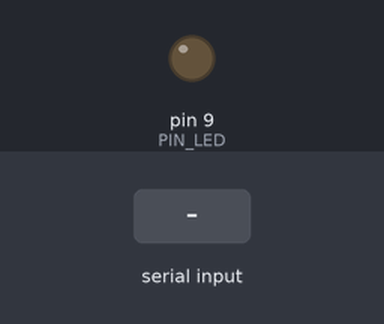
The sketch below on a simulated Arduino Uno, built with avr-gcc and run on an emulated ATmega328P. Shown: output pins drawn as LEDs (lit = HIGH). The inputs (shaded band) are chosen by the test bench. What the sketch prints to the serial monitor is not drawn.

Above: at 1.2 s.
1.3 s: "o" received over Serial
At 2.4 s:
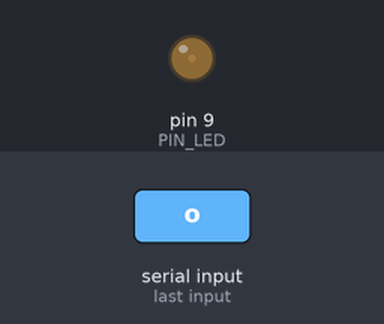
2.8 s: "o" received over Serial
At 3.5 s:
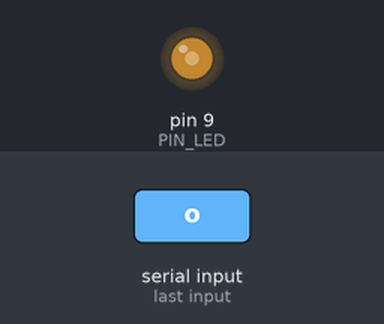
Timing chart, 0 to 5.8 s (numbered marks = the images above; inputs shaded):
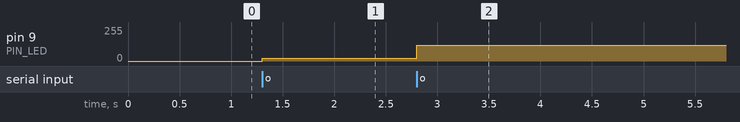

Measured:
- after the input at 1.3 s, pin 9 (PIN_LED): 0/255 → 20/255 at once
- after the input at 2.8 s, pin 9 (PIN_LED): 20/255 → 120/255 at once

The sketch:

moore_light_control.ino
```cpp
enum event{
  ON,
  OFF,
};

typedef enum {
  LIGHT_OFF,
  LIGHT_DIM,
  LIGHT_MEDIUM,
  LIGHT_FULL
}light_state_t;

light_state_t curr_state;


#define PIN_LED 9

#define LIGHT_BRIGHT_DIM   20
#define LIGHT_BRIGHT_MED   120
#define LIGHT_BRIGHT_FULL  255
#define LIGHT_BRIGHT_OFF   0

void light_state_machine(uint8_t event);
void light_change_intensity(uint8_t pin, uint8_t intensity);
void run_entry_action(light_state_t state);

void light_init(void)
{
  curr_state = LIGHT_OFF;
  run_entry_action(LIGHT_OFF);
}
void setup() {
  // put your setup code here, to run once:
  Serial.begin(115200);
  Serial.println("Light control application");
  Serial.println("-------------------------");
  Serial.println("Send 'x' or 'o'");

  light_init();
}

void loop() {
  uint8_t event;
  // put your main code here, to run repeatedly:
  if(Serial.available() > 0){
    event = Serial.read();
    if(event == 'o'){
      light_state_machine(ON);
    }else if(event == 'x'){
      light_state_machine(OFF);
    }
  }

}

void light_state_machine(uint8_t event)
{
  light_state_t prev_state;

  prev_state = curr_state;
  switch(curr_state)
  {
    case LIGHT_OFF:{
      switch(event){
        case ON:{
          curr_state = LIGHT_DIM;
          break;
        }
      }
      break;
    }
    case LIGHT_DIM:{
      switch(event){
        case ON:{
          curr_state = LIGHT_MEDIUM;
          break;
        }
        case OFF:{
          curr_state = LIGHT_OFF;
          break;
        }
      }
      break;
    }
    case LIGHT_MEDIUM:{
      switch(event){
        case ON:{
          curr_state = LIGHT_FULL;
          break;
        }
        case OFF:{
          curr_state = LIGHT_OFF;
          break;
        }
      }
      break;
    }
    case LIGHT_FULL:{
      switch(event){
        case ON:{
          curr_state = LIGHT_DIM;
          break;
        }
        case OFF:{
          curr_state = LIGHT_OFF;
          break;
        }
      }
      break;
    }
  }

  if(prev_state != curr_state)
    run_entry_action(curr_state);
}

void run_entry_action(light_state_t state)
{
  switch(state)
  {
    case LIGHT_OFF:{
      light_change_intensity(PIN_LED,LIGHT_BRIGHT_OFF);
      break;
    }
    case LIGHT_DIM:{
      light_change_intensity(PIN_LED,LIGHT_BRIGHT_DIM);
      break;
    }
    case LIGHT_MEDIUM:{
      light_change_intensity(PIN_LED,LIGHT_BRIGHT_MED);
      break;
    }
    case LIGHT_FULL:{
      light_change_intensity(PIN_LED,LIGHT_BRIGHT_FULL);
      break;
    }
  }
}

void light_change_intensity(uint8_t pin, uint8_t intensity)
{
  analogWrite(pin,intensity);
}
```
